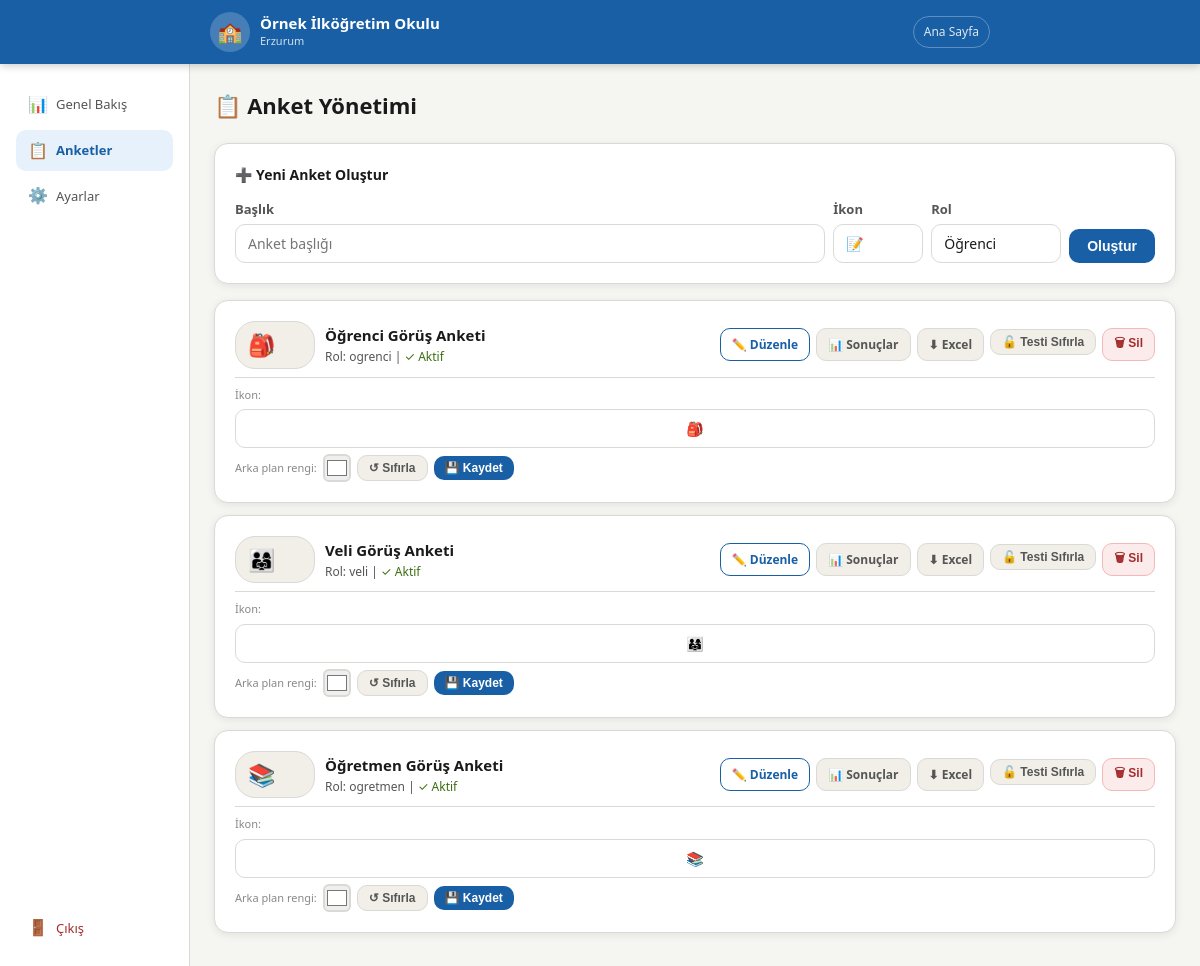
/admin/anketler (signed in), run on the app's committed database.
### tables this page shows
CREATE TABLE ayarlar (
            anahtar TEXT PRIMARY KEY, deger TEXT
        );

CREATE TABLE anketler (
            id INTEGER PRIMARY KEY AUTOINCREMENT,
            rol TEXT NOT NULL, baslik TEXT NOT NULL,
            icon TEXT NOT NULL DEFAULT '📝',
            aktif INTEGER DEFAULT 1, sira INTEGER DEFAULT 0,
            baslangic_tarihi TEXT DEFAULT NULL,
            bitis_tarihi TEXT DEFAULT NULL,
            aciklama TEXT DEFAULT '',
            gorunum TEXT DEFAULT 'varsayilan'
        , kart_renk TEXT DEFAULT '');

### app.py (the view)
@app.route("/admin/anketler")
@giris_gerekli
def admin_anketler():
    with db() as c:
        anketler=c.execute("SELECT * FROM anketler ORDER BY sira").fetchall()
        sayilar={r["anket_id"]:r["sayi"] for r in
                 c.execute("SELECT anket_id,COUNT(*) as sayi FROM yanitlar GROUP BY anket_id").fetchall()}
    ctx=gctx(); ctx["anketler"]=[dict(a) for a in anketler]; ctx["sayilar"]=sayilar
    return render_template("admin_anketler.html",**ctx)

### app.py (called while the page is built)
def db():
    con = sqlite3.connect(DB)
    con.row_factory = sqlite3.Row
    return con

def ayar(k, v=""):
    with db() as c:
        r=c.execute("SELECT deger FROM ayarlar WHERE anahtar=?",(k,)).fetchone()
    return r["deger"] if r else v

def gctx():
    return {"okul_adi":ayar("okul_adi"),"okul_sehir":ayar("okul_sehir"),
            "tema":ayar("tema","mavi"),"amblem":ayar("amblem")}

def giris_gerekli(f):
    @wraps(f)
    def k(*a,**kw):
        if not session.get("admin"): return redirect(url_for("admin_giris"))
        return f(*a,**kw)
    return k

### templates/admin_anketler.html (shortened to what this page needs)
{% extends "admin_base.html" %}
{% set aktif_sayfa = "anketler" %}
{% block admin_icerik %}
<div class="sayfa-baslik">📋 Anket Yönetimi</div>
<div class="kart" style="margin-bottom:1rem">
  <div style="font-size:14px;font-weight:700;margin-bottom:.75rem">➕ Yeni Anket Oluştur</div>
  <form method="POST" action="/admin/anket/yeni" style="display:flex;gap:8px;flex-wrap:wrap;align-items:flex-end">
    <div style="flex:1;min-width:140px">
      <label class="alan-lbl">Başlık</label>
      <input type="text" name="baslik" placeholder="Anket başlığı" required>
    </div>
    <div style="width:90px">
      <label class="alan-lbl">İkon</label>
      <input type="text" name="icon" value="📝" placeholder="📝">
    </div>
    <div style="width:130px">
      <label class="alan-lbl">Rol</label>
      <select name="rol">
        <option value="ogrenci">Öğrenci</option>
      </select>
    </div>
    <button type="submit" class="btn btn-ana">Oluştur</button>
  </form>
</div>
{% for a in anketler %}
<div class="kart" style="margin-bottom:.75rem">
  <div style="display:flex;align-items:center;gap:10px;flex-wrap:wrap">
    <div class="onizleme-kart" id="oniz_{{ a.id }}"
         style="background:{{ a.kart_renk if a.kart_renk and a.kart_renk != '#ffffff' else 'var(--gri-ac)' }};border-color:{{ a.kart_renk if a.kart_renk and a.kart_renk != '#ffffff' else 'var(--kenar)' }}">
      <span id="oniz_ikon_{{ a.id }}" style="font-size:22px">{{ a.icon }}</span>
    </div>
    <div style="flex:1;min-width:0">
      <div style="font-weight:700;font-size:15px">{{ a.baslik }}</div>
      <div style="font-size:12px;color:var(--metin-ik)">Rol: {{ a.rol }} |
        {% if a.aktif %}<span style="color:var(--yesil)">✓ Aktif</span>{% else %}<span style="color:var(--kirmizi)">✗ Pasif</span>{% endif %}
      </div>
    </div>
    <div style="display:flex;gap:6px;flex-wrap:wrap">
      <a href="/admin/anket/{{ a.id }}/duzenle" class="btn btn-outline btn-kucuk">✏️ Düzenle</a>
      <a href="/admin/sonuclar/{{ a.id }}" class="btn btn-gri btn-kucuk">📊 Sonuçlar</a>
      <a href="/admin/excel/{{ a.id }}" class="btn btn-gri btn-kucuk">⬇ Excel</a>
      <form method="POST" action="/admin/cookie_sifirla/{{ a.id }}"
            title="SADECE KENDİ TARAYICINIZDA bu ankete ait tamamlandı kaydını siler. Test için kullanın.">
        <button type="submit" class="btn btn-gri btn-kucuk" onclick="return confirm('Bu sadece KENDİ tarayıcınızdaki kaydı sıfırlar. Tekrar test etmek için devam edin.')">🔓 Testi Sıfırla</button>
      </form>
      <form method="POST" action="/admin/anket/{{ a.id }}/sil" onsubmit="return confirm('Bu anketi ve tüm yanıtları silmek istediğinizden emin misiniz?')">
        <button type="submit" class="btn btn-tehlike btn-kucuk">🗑 Sil</button>
      </form>
    </div>
  </div>
  <form class="hizli-duzenle" method="POST" action="/admin/anket/{{ a.id }}/hizli_guncelle"
        id="hform_{{ a.id }}">
    <span class="renk-etiket">İkon:</span>
    <input class="ikon-inp" type="text" name="icon"
           value="{{ a.icon }}" maxlength="4"
           id="ikon_inp_{{ a.id }}"
           oninput="document.getElementById('oniz_ikon_{{ a.id }}').textContent=this.value"
           title="Emoji girin">
    <span class="renk-etiket">Arka plan rengi:</span>
    <input class="renk-on" type="color" name="kart_renk"
           value="{{ a.kart_renk if a.kart_renk else '#ffffff' }}"
           id="renk_inp_{{ a.id }}"
           oninput="guncelleOnizleme('{{ a.id }}',this.value)"
           title="Kart rengi seç">
    <button type="button" class="btn btn-gri btn-kucuk"
            onclick="document.getElementById('renk_inp_{{ a.id }}').value='#ffffff';guncelleOnizleme('{{ a.id }}','#ffffff')">
      ↺ Sıfırla
    </button>
    <button type="submit" class="btn btn-ana btn-kucuk">💾 Kaydet</button>
  </form>
</div>
{% else %}
<div class="bos-durum">Henüz anket oluşturulmamış.</div>
{% endfor %}
{% endblock %}

### templates/base.html (shortened to what this page needs)
<!DOCTYPE html>
<html lang="tr" data-tema="{{ tema }}">
<head>
<link rel="stylesheet" href="/static/css/style.css">
</head>
<body>
<header class="site-header">
  <div class="header-ic">
    <a href="/" class="logo-bolum">
      {% if amblem %}
        <img src="{{ amblem }}" class="amblem-img" alt="Amblem">
      {% else %}
        <div class="amblem-placeholder">🏫</div>
      {% endif %}
      <div>
        <div class="okul-adi-header">{{ okul_adi }}</div>
        {% if okul_sehir %}<div class="okul-sehir-header">{{ okul_sehir }}</div>{% endif %}
      </div>
    </a>
    <nav class="header-nav">
      <a href="/" class="header-link">Ana Sayfa</a>
    </nav>
  </div>
</header>
<main>{% block icerik %}{% endblock %}</main>
</body>
</html>

### style.css (style rules this page uses)
*,*::before,*::after { box-sizing:border-box;margin:0;padding:0 }
html { font-size:16px;-webkit-text-size-adjust:100% }
body { font-family:'Segoe UI',system-ui,-apple-system,sans-serif;background:var(--arka);color:var(--metin);min-height:100vh;line-height:1.6 }
:root,[data-tema="mavi"] { --ana:#185FA5;--ana-koy:#0d4278;--ana-ac:#E6F1FB;--ana-orta:#B5D4F4; --yesil:#3B6D11;--yesil-ac:#EAF3DE; --turuncu:#854F0B;--turuncu-ac:#FAEEDA; --kirmizi:#A32D2D;--kirmizi-ac:#FCEBEB; --gri:#888780;--gri-ac:#F1EFE8; --metin:#1a1a1a;--metin-ik:#555;--metin-uc:#888; --kenar:#d9d9d5;--kenar-koy:#b0b0aa; --arka:#f5f5f2;--yuzey:#ffffff; --golge:0 2px 8px rgba(0,0,0,.08); --golge-buyuk:0 4px 20px rgba(0,0,0,.12); --r:10px;--r-lg:14px;--r-xl:20px; }
.site-header { background:var(--ana);color:#fff;padding:.75rem 1rem;position:sticky;top:0;z-index:100;box-shadow:0 2px 8px rgba(0,0,0,.2) }
.header-ic { max-width:780px;margin:0 auto;display:flex;align-items:center;justify-content:space-between;gap:10px }
.logo-bolum { display:flex;align-items:center;gap:10px;text-decoration:none;color:#fff;min-width:0 }
.amblem-placeholder { width:40px;height:40px;border-radius:50%;background:rgba(255,255,255,.2);display:flex;align-items:center;justify-content:center;font-size:20px;flex-shrink:0 }
.okul-adi-header { font-size:15px;font-weight:700;line-height:1.2;white-space:nowrap;overflow:hidden;text-overflow:ellipsis }
.okul-sehir-header { font-size:11px;opacity:.8 }
.header-nav { display:flex;gap:6px;flex-shrink:0 }
.header-link { color:rgba(255,255,255,.85);font-size:12px;text-decoration:none;padding:5px 10px;border:1px solid rgba(255,255,255,.3);border-radius:20px;transition:all .15s;white-space:nowrap }
.btn { display:inline-flex;align-items:center;gap:6px;padding:9px 18px;border-radius:var(--r);border:none;font-size:14px;font-weight:600;cursor:pointer;text-decoration:none;transition:all .15s;white-space:nowrap }
.btn-ana { background:var(--ana);color:#fff }
.btn-outline { background:transparent;color:var(--ana);border:1.5px solid var(--ana) }
.btn-gri { background:var(--gri-ac);color:var(--metin-ik);border:1px solid var(--kenar) }
.btn-kucuk { padding:5px 11px;font-size:12px }
.btn-tehlike { background:var(--kirmizi-ac);color:var(--kirmizi);border:1px solid #f5b8b8 }
.kart { background:var(--yuzey);border:1px solid var(--kenar);border-radius:var(--r-lg);padding:1.25rem;box-shadow:var(--golge) }
.kart+.kart { margin-top:.75rem }
.alan-lbl { display:block;font-size:13px;font-weight:600;color:var(--metin-ik);margin-bottom:5px }
input[type=text],input[type=password],input[type=email],textarea,select { width:100%;padding:9px 12px;border:1.5px solid var(--kenar);border-radius:var(--r); font-size:14px;font-family:inherit;background:var(--yuzey);color:var(--metin); transition:border-color .15s,box-shadow .15s;-webkit-appearance:none }
.sayfa-baslik { font-size:clamp(18px,4vw,22px);font-weight:800;margin-bottom:1.25rem;display:flex;align-items:center;gap:8px;flex-wrap:wrap }

### templates/admin_anketler.html (style rules this page uses)
.hizli-duzenle { display:flex;align-items:center;gap:6px;flex-wrap:wrap;margin-top:8px;padding-top:8px;border-top:1px solid var(--kenar) }
.renk-on { width:28px;height:28px;border-radius:6px;border:2px solid var(--kenar);cursor:pointer;flex-shrink:0 }
.ikon-inp { width:52px;font-size:18px;text-align:center;padding:4px 6px;border:1.5px solid var(--kenar);border-radius:var(--r);background:var(--yuzey) }
.renk-etiket { font-size:11px;color:var(--metin-uc) }
.onizleme-kart { display:inline-flex;align-items:center;gap:6px;padding:5px 12px;border-radius:20px;font-size:13px;font-weight:600;border:1.5px solid var(--kenar);min-width:80px;transition:all .15s }

### templates/base.html (style rules this page uses)
html, body { overflow-x: hidden; }

### data on the page
ayarlar: deger "Örnek İlköğretim Okulu"
ayarlar: deger "Erzurum"
anketler: icon "🎒", baslik "Öğrenci Görüş Anketi", rol "ogrenci", aktif "✓ Aktif", kart_renk "#ffffff"
anketler: icon "👨‍👩‍👧", baslik "Veli Görüş Anketi", rol "veli", aktif "✓ Aktif", kart_renk "#ffffff"
anketler: icon "📚", baslik "Öğretmen Görüş Anketi", rol "ogretmen", aktif "✓ Aktif", kart_renk "#ffffff"
